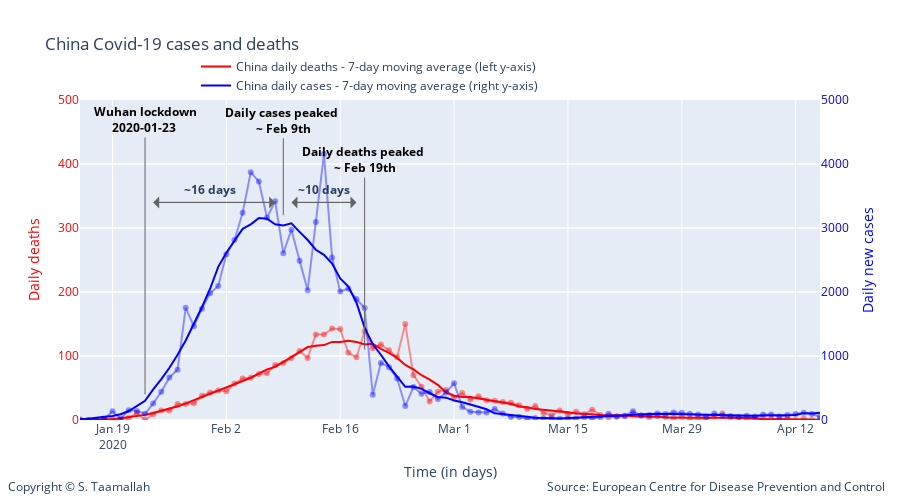

The notebook cell this image was saved under:
### Code cell
degree = 5

smooth_china_deaths = smoothTriangle(df_china['deaths'],degree)
smooth_china_cases = smoothTriangle(df_china['cases'],degree)

smooth_china_deaths_9day = smooth_9day(df_china['deaths'])
smooth_china_cases_9day = smooth_9day(df_china['cases'])



# Add traces
trace1 = go.Scatter(
        x=df_china.index, 
        y=df_china['deaths'],
        mode='lines + markers',
        name='China daily deaths (left y-axis)',
        line_color='rgba(256, 0, 0, .4)',
        showlegend=False,
)

trace11 = go.Scatter(
        x=df_china.index, 
        y=smooth_china_deaths_9day,
        mode='lines',
        name='China daily deaths - 7-day moving average (left y-axis)',
        line_color='rgba(256, 0, 0, 1)',
)


trace2 = go.Scatter(
        x=df_china.index, 
        y=df_china['cases'],
        mode='lines + markers',
        name='China daily cases (right y-axis)',
        line_color='rgba(0, 0, 256, .4)',
        showlegend=False,
        yaxis='y2'
)

trace22 = go.Scatter(
        x=df_china.index, 
        y=smooth_china_cases_9day,
        mode='lines',
        name='China daily cases - 7-day moving average (right y-axis)',
        line_color='rgba(0, 0, 256, 1)',
        yaxis='y2'
)

data = [trace1, trace11, trace2, trace22]

layout = go.Layout(
    title='China Covid-19 cases and deaths',
    legend=dict(x=.4, y=1.15, orientation="h"), 
    width=900,
    height=500,
    
    # Top left
    xaxis=dict(
        title='Time (in days)',
        range=['2020-01-15', '2020-04-15'],
    ),
    yaxis=dict(
        title='Daily deaths',
        #type='log',
        range=[0,500],
        color="red",
        anchor='x'
    ),
    yaxis2=dict(
        title = 'Daily new cases',
        color='rgba(0, 0, 256, 1)',
        #type='log',
        range=[0,5000],
        overlaying='y',
        side='right'
    ),
    
       annotations=[
        dict(
            x=1.09,
            y=-0.24,
            showarrow=False,
            text='Source: European Centre for Disease Prevention and Control',
            xref='paper',
            yref='paper'
        ),
        
        dict(
            x=-0.1,
            y=-0.24,
            showarrow=False,
            text='Copyright © S. Taamallah ',
            xref='paper',
            yref='paper'
        )
    ],
    
)



fig = go.Figure(data=data, layout=layout)

fig.add_annotation(
            x='2020-01-23',
            y=40,
            xref="x",
            yref="y",
            text="<b> Wuhan lockdown <br> 2020-01-23  </b>",
            showarrow=True,
            font=dict(
            #family="Courier New, monospace",
            size=12,
            color="black",
            ),
        align="center",
        arrowhead=0,
        arrowsize=1,
        arrowwidth=1,
        arrowcolor="#636363",
        ax=0,
        ay=-275,
)




fig.add_annotation(
            x='2020-02-09',
            y=320,
            text="<b>Daily cases peaked <br> ~ Feb 9th </b>",
            showarrow=True,
            font=dict(
            #family="Courier New, monospace",
            size=12,
            color="black",
            ),
        align="center",
        arrowhead=0,
        arrowsize=1,
        arrowwidth=1,
        arrowcolor="#636363",
        ax=0,
        ay=-95,
)


fig.add_annotation(
            x='2020-02-19',
            y=110,
            text="<b>Daily deaths peaked <br> ~ Feb 19th </b>",
            showarrow=True,
            font=dict(
            #family="Courier New, monospace",
            size=12,
            color="black",
            ),
        align="center",
        arrowhead=0,
        arrowsize=1,
        arrowwidth=1,
        arrowcolor="#636363",
        ax=0,
        ay=-190,
)

fig.add_annotation(
            x='2020-02-10',
            y=340,
            text="",
            showarrow=True,
            font=dict(
            #family="Courier New, monospace",
            size=12,
            color="black",
            ),
        align="center",
        arrowhead=1,
        arrowsize=2,
        arrowwidth=1,
        arrowcolor="#636363",
        ax=65,
        ay=0,
)

fig.add_annotation(
            x='2020-02-18',
            y=340,
            text="",
            showarrow=True,
            font=dict(
            #family="Courier New, monospace",
            size=12,
            color="black",
            ),
        align="center",
        arrowhead=1,
        arrowsize=2,
        arrowwidth=1,
        arrowcolor="#636363",
        ax=-65,
        ay=0,
)

fig.add_annotation(
            x='2020-02-14',
            y=360,
            text="<b> ~10 days </b>",
            showarrow=False,
)

fig.add_annotation(
            x='2020-01-24',
            y=340,
            text="",
            showarrow=True,
            font=dict(
            #family="Courier New, monospace",
            size=12,
            color="black",
            ),
        align="center",
        arrowhead=1,
        arrowsize=2,
        arrowwidth=1,
        arrowcolor="#636363",
        ax=120,
        ay=0,
)

fig.add_annotation(
            x='2020-02-08',
            y=340,
            text="",
            showarrow=True,
            font=dict(
            #family="Courier New, monospace",
            size=12,
            color="black",
            ),
        align="center",
        arrowhead=1,
        arrowsize=2,
        arrowwidth=1,
        arrowcolor="#636363",
        ax=-120,
        ay=0,
)


fig.add_annotation(
            x='2020-01-31',
            y=360,
            text="<b> ~16 days </b>",
            showarrow=False,
)

fig.show()

from plotly.offline import plot
plot(fig, filename="STaamallah_covid19_analysis_chart_2_20200419.html", auto_open = False)

### Figure 1 — Plotly figure (JSON) as saved in the notebook; plotly's stock layout.template omitted (floating-point values rounded to 4 significant figures)
{"data": [{"line": {"color": "rgba(256, 0, 0, .4)"}, "mode": "lines+markers", "name": "China daily deaths (left y-axis)", "showlegend": false, "type": "scatter", "x": ["2020-04-18T00:00:00", "2020-04-17T00:00:00", "2020-04-16T00:00:00", "2020-04-15T00:00:00", "2020-04-14T00:00:00", "2020-04-13T00:00:00", "2020-04-12T00:00:00", "2020-04-11T00:00:00", "2020-04-10T00:00:00", "2020-04-09T00:00:00", "2020-04-08T00:00:00", "2020-04-07T00:00:00", "2020-04-06T00:00:00", "2020-04-05T00:00:00", "2020-04-04T00:00:00", "2020-04-03T00:00:00", "2020-04-02T00:00:00", "2020-04-01T00:00:00", "2020-03-31T00:00:00", "2020-03-30T00:00:00", "2020-03-29T00:00:00", "2020-03-28T00:00:00", "2020-03-27T00:00:00", "2020-03-26T00:00:00", "2020-03-25T00:00:00", "2020-03-24T00:00:00", "2020-03-23T00:00:00", "2020-03-22T00:00:00", "2020-03-21T00:00:00", "2020-03-20T00:00:00", "2020-03-19T00:00:00", "2020-03-18T00:00:00", "2020-03-17T00:00:00", "2020-03-16T00:00:00", "2020-03-15T00:00:00", "2020-03-14T00:00:00", "2020-03-13T00:00:00", "2020-03-12T00:00:00", "2020-03-11T00:00:00", "2020-03-10T00:00:00", "2020-03-09T00:00:00", "2020-03-08T00:00:00", "2020-03-07T00:00:00", "2020-03-06T00:00:00", "2020-03-05T00:00:00", "2020-03-04T00:00:00", "2020-03-03T00:00:00", "2020-03-02T00:00:00", "2020-03-01T00:00:00", "2020-02-29T00:00:00", "2020-02-28T00:00:00", "2020-02-27T00:00:00", "2020-02-26T00:00:00", "2020-02-25T00:00:00", "2020-02-24T00:00:00", "2020-02-23T00:00:00", "2020-02-22T00:00:00", "2020-02-21T00:00:00", "2020-02-20T00:00:00", "2020-02-19T00:00:00", "2020-02-18T00:00:00", "2020-02-17T00:00:00", "2020-02-16T00:00:00", "2020-02-15T00:00:00", "2020-02-14T00:00:00", "2020-02-13T00:00:00", "2020-02-12T00:00:00", "2020-02-11T00:00:00", "2020-02-10T00:00:00", "2020-02-09T00:00:00", "2020-02-08T00:00:00", "2020-02-07T00:00:00", "2020-02-06T00:00:00", "2020-02-05T00:00:00", "2020-02-04T00:00:00", "2020-02-03T00:00:00", "2020-02-02T00:00:00", "2020-02-01T00:00:00", "2020-01-31T00:00:00", "2020-01-30T00:00:00", "2020-01-29T00:00:00", "2020-01-28T00:00:00", "2020-01-27T00:00:00", "2020-01-26T00:00:00", "2020-01-25T00:00:00", "2020-01-24T00:00:00", "2020-01-23T00:00:00", "2020-01-22T00:00:00", "2020-01-21T00:00:00", "2020-01-20T00:00:00", "2020-01-19T00:00:00", "2020-01-18T00:00:00", "2020-01-17T00:00:00", "2020-01-16T00:00:00", "2020-01-15T00:00:00", "2020-01-14T00:00:00", "2020-01-13T00:00:00", "2020-01-12T00:00:00", "2020-01-11T00:00:00", "2020-01-10T00:00:00", "2020-01-09T00:00:00", "2020-01-08T00:00:00", "2020-01-07T00:00:00", "2020-01-06T00:00:00", "2020-01-05T00:00:00", "2020-01-04T00:00:00", "2020-01-03T00:00:00", "2020-01-02T00:00:00", "2020-01-01T00:00:00", "2019-12-31T00:00:00"], "y": [0, 0, 0, 1, 0, 2, 0, 3, 1, 2, 2, 0, 2, 3, 4, 10, 6, 1, 3, 2, 5, 3, 5, 6, 4, 7, 9, 6, 6, 4, 8, 16, 9, 13, 9, 15, 7, 11, 22, 17, 23, 27, 28, 30, 31, 37, 32, 42, 35, 47, 44, 29, 52, 70, 150, 98, 109, 118, 112, 139, 98, 105, 142, 143, 133.5, 133.5, 97, 108, 97, 89, 86, 73, 72, 66, 65, 57, 45, 46, 43, 38, 26, 25, 25, 15, 15, 9, 0, 11, 3, 0, 1, 0, 0, 0, 1, 0, 0, 0, 1, 0, 0, 0, 0, 0, 0, 0, 0, 0, 0, 0]}, {"line": {"color": "rgba(256, 0, 0, 1)"}, "mode": "lines", "name": "China daily deaths - 7-day moving average (left y-axis)", "type": "scatter", "x": ["2020-04-18T00:00:00", "2020-04-17T00:00:00", "2020-04-16T00:00:00", "2020-04-15T00:00:00", "2020-04-14T00:00:00", "2020-04-13T00:00:00", "2020-04-12T00:00:00", "2020-04-11T00:00:00", "2020-04-10T00:00:00", "2020-04-09T00:00:00", "2020-04-08T00:00:00", "2020-04-07T00:00:00", "2020-04-06T00:00:00", "2020-04-05T00:00:00", "2020-04-04T00:00:00", "2020-04-03T00:00:00", "2020-04-02T00:00:00", "2020-04-01T00:00:00", "2020-03-31T00:00:00", "2020-03-30T00:00:00", "2020-03-29T00:00:00", "2020-03-28T00:00:00", "2020-03-27T00:00:00", "2020-03-26T00:00:00", "2020-03-25T00:00:00", "2020-03-24T00:00:00", "2020-03-23T00:00:00", "2020-03-22T00:00:00", "2020-03-21T00:00:00", "2020-03-20T00:00:00", "2020-03-19T00:00:00", "2020-03-18T00:00:00", "2020-03-17T00:00:00", "2020-03-16T00:00:00", "2020-03-15T00:00:00", "2020-03-14T00:00:00", "2020-03-13T00:00:00", "2020-03-12T00:00:00", "2020-03-11T00:00:00", "2020-03-10T00:00:00", "2020-03-09T00:00:00", "2020-03-08T00:00:00", "2020-03-07T00:00:00", "2020-03-06T00:00:00", "2020-03-05T00:00:00", "2020-03-04T00:00:00", "2020-03-03T00:00:00", "2020-03-02T00:00:00", "2020-03-01T00:00:00", "2020-02-29T00:00:00", "2020-02-28T00:00:00", "2020-02-27T00:00:00", "2020-02-26T00:00:00", "2020-02-25T00:00:00", "2020-02-24T00:00:00", "2020-02-23T00:00:00", "2020-02-22T00:00:00", "2020-02-21T00:00:00", "2020-02-20T00:00:00", "2020-02-19T00:00:00", "2020-02-18T00:00:00", "2020-02-17T00:00:00", "2020-02-16T00:00:00", "2020-02-15T00:00:00", "2020-02-14T00:00:00", "2020-02-13T00:00:00", "2020-02-12T00:00:00", "2020-02-11T00:00:00", "2020-02-10T00:00:00", "2020-02-09T00:00:00", "2020-02-08T00:00:00", "2020-02-07T00:00:00", "2020-02-06T00:00:00", "2020-02-05T00:00:00", "2020-02-04T00:00:00", "2020-02-03T00:00:00", "2020-02-02T00:00:00", "2020-02-01T00:00:00", "2020-01-31T00:00:00", "2020-01-30T00:00:00", "2020-01-29T00:00:00", "2020-01-28T00:00:00", "2020-01-27T00:00:00", "2020-01-26T00:00:00", "2020-01-25T00:00:00", "2020-01-24T00:00:00", "2020-01-23T00:00:00", "2020-01-22T00:00:00", "2020-01-21T00:00:00", "2020-01-20T00:00:00", "2020-01-19T00:00:00", "2020-01-18T00:00:00", "2020-01-17T00:00:00", "2020-01-16T00:00:00", "2020-01-15T00:00:00", "2020-01-14T00:00:00", "2020-01-13T00:00:00", "2020-01-12T00:00:00", "2020-01-11T00:00:00", "2020-01-10T00:00:00", "2020-01-09T00:00:00", "2020-01-08T00:00:00", "2020-01-07T00:00:00", "2020-01-06T00:00:00", "2020-01-05T00:00:00", "2020-01-04T00:00:00", "2020-01-03T00:00:00", "2020-01-02T00:00:00", "2020-01-01T00:00:00", "2019-12-31T00:00:00"], "y": [0, 0.25, 0.2, 0.5, 0, 1, 1, 1, 1, 1, 1, 3, 3, 3, 3, 3, 4, 4, 4, 4, 3, 4, 4, 5, 5, 5, 6, 7, 7, 8, 8, 9, 9, 10, 12, 13, 14, 16, 17, 20, 21, 25, 27, 29, 31, 34, 36, 36, 38, 43, 55, 63, 70, 79, 86, 97, 105, 111, 119, 118, 122, 124, 122, 122, 117, 116, 114, 106, 98, 91, 83, 79, 72, 66, 61, 56, 50, 45, 41, 35, 30, 26, 21, 18, 14, 11, 8, 6, 4, 2, 1, 1, 0, 0, 0, 0, 0, 0, 0, 0, 0, 0, 0, 0, 0, 0, 0, 0, 0, 0]}, {"line": {"color": "rgba(0, 0, 256, .4)"}, "mode": "lines+markers", "name": "China daily cases (right y-axis)", "showlegend": false, "type": "scatter", "x": ["2020-04-18T00:00:00", "2020-04-17T00:00:00", "2020-04-16T00:00:00", "2020-04-15T00:00:00", "2020-04-14T00:00:00", "2020-04-13T00:00:00", "2020-04-12T00:00:00", "2020-04-11T00:00:00", "2020-04-10T00:00:00", "2020-04-09T00:00:00", "2020-04-08T00:00:00", "2020-04-07T00:00:00", "2020-04-06T00:00:00", "2020-04-05T00:00:00", "2020-04-04T00:00:00", "2020-04-03T00:00:00", "2020-04-02T00:00:00", "2020-04-01T00:00:00", "2020-03-31T00:00:00", "2020-03-30T00:00:00", "2020-03-29T00:00:00", "2020-03-28T00:00:00", "2020-03-27T00:00:00", "2020-03-26T00:00:00", "2020-03-25T00:00:00", "2020-03-24T00:00:00", "2020-03-23T00:00:00", "2020-03-22T00:00:00", "2020-03-21T00:00:00", "2020-03-20T00:00:00", "2020-03-19T00:00:00", "2020-03-18T00:00:00", "2020-03-17T00:00:00", "2020-03-16T00:00:00", "2020-03-15T00:00:00", "2020-03-14T00:00:00", "2020-03-13T00:00:00", "2020-03-12T00:00:00", "2020-03-11T00:00:00", "2020-03-10T00:00:00", "2020-03-09T00:00:00", "2020-03-08T00:00:00", "2020-03-07T00:00:00", "2020-03-06T00:00:00", "2020-03-05T00:00:00", "2020-03-04T00:00:00", "2020-03-03T00:00:00", "2020-03-02T00:00:00", "2020-03-01T00:00:00", "2020-02-29T00:00:00", "2020-02-28T00:00:00", "2020-02-27T00:00:00", "2020-02-26T00:00:00", "2020-02-25T00:00:00", "2020-02-24T00:00:00", "2020-02-23T00:00:00", "2020-02-22T00:00:00", "2020-02-21T00:00:00", "2020-02-20T00:00:00", "2020-02-19T00:00:00", "2020-02-18T00:00:00", "2020-02-17T00:00:00", "2020-02-16T00:00:00", "2020-02-15T00:00:00", "2020-02-14T00:00:00", "2020-02-13T00:00:00", "2020-02-12T00:00:00", "2020-02-11T00:00:00", "2020-02-10T00:00:00", "2020-02-09T00:00:00", "2020-02-08T00:00:00", "2020-02-07T00:00:00", "2020-02-06T00:00:00", "2020-02-05T00:00:00", "2020-02-04T00:00:00", "2020-02-03T00:00:00", "2020-02-02T00:00:00", "2020-02-01T00:00:00", "2020-01-31T00:00:00", "2020-01-30T00:00:00", "2020-01-29T00:00:00", "2020-01-28T00:00:00", "2020-01-27T00:00:00", "2020-01-26T00:00:00", "2020-01-25T00:00:00", "2020-01-24T00:00:00", "2020-01-23T00:00:00", "2020-01-22T00:00:00", "2020-01-21T00:00:00", "2020-01-20T00:00:00", "2020-01-19T00:00:00", "2020-01-18T00:00:00", "2020-01-17T00:00:00", "2020-01-16T00:00:00", "2020-01-15T00:00:00", "2020-01-14T00:00:00", "2020-01-13T00:00:00", "2020-01-12T00:00:00", "2020-01-11T00:00:00", "2020-01-10T00:00:00", "2020-01-09T00:00:00", "2020-01-08T00:00:00", "2020-01-07T00:00:00", "2020-01-06T00:00:00", "2020-01-05T00:00:00", "2020-01-04T00:00:00", "2020-01-03T00:00:00", "2020-01-02T00:00:00", "2020-01-01T00:00:00", "2019-12-31T00:00:00"], "y": [31, 352, 50, 49, 94, 112, 93, 79, 55, 86, 86, 56, 67, 48, 62, 70, 100, 54, 84, 98, 113, 119, 94, 102, 78, 69, 138, 65, 52, 99, 44, 23, 43, 25, 22, 19, 22, 24, 29, 20, 45, 46, 101, 170, 117, 119, 127, 205, 574, 428, 329, 439, 410, 515, 218, 647, 826, 891, 394, 1750, 1890, 2052, 2007, 2538, 4156, 3092, 2028, 2490, 2974, 2607, 3418, 3160, 3727, 3872, 3237, 2812, 2590, 2095, 1980, 1740, 1466, 1753, 787, 665, 441, 259, 97, 140, 151, 19, 136, 17, 4, 0, 0, 0, 0, 0, 0, 0, 0, 0, 0, 0, 15, 0, 17, 0, 0, 27], "yaxis": "y2"}, {"line": {"color": "rgba(0, 0, 256, 1)"}, "mode": "lines", "name": "China daily cases - 7-day moving average (right y-axis)", "type": "scatter", "x": ["2020-04-18T00:00:00", "2020-04-17T00:00:00", "2020-04-16T00:00:00", "2020-04-15T00:00:00", "2020-04-14T00:00:00", "2020-04-13T00:00:00", "2020-04-12T00:00:00", "2020-04-11T00:00:00", "2020-04-10T00:00:00", "2020-04-09T00:00:00", "2020-04-08T00:00:00", "2020-04-07T00:00:00", "2020-04-06T00:00:00", "2020-04-05T00:00:00", "2020-04-04T00:00:00", "2020-04-03T00:00:00", "2020-04-02T00:00:00", "2020-04-01T00:00:00", "2020-03-31T00:00:00", "2020-03-30T00:00:00", "2020-03-29T00:00:00", "2020-03-28T00:00:00", "2020-03-27T00:00:00", "2020-03-26T00:00:00", "2020-03-25T00:00:00", "2020-03-24T00:00:00", "2020-03-23T00:00:00", "2020-03-22T00:00:00", "2020-03-21T00:00:00", "2020-03-20T00:00:00", "2020-03-19T00:00:00", "2020-03-18T00:00:00", "2020-03-17T00:00:00", "2020-03-16T00:00:00", "2020-03-15T00:00:00", "2020-03-14T00:00:00", "2020-03-13T00:00:00", "2020-03-12T00:00:00", "2020-03-11T00:00:00", "2020-03-10T00:00:00", "2020-03-09T00:00:00", "2020-03-08T00:00:00", "2020-03-07T00:00:00", "2020-03-06T00:00:00", "2020-03-05T00:00:00", "2020-03-04T00:00:00", "2020-03-03T00:00:00", "2020-03-02T00:00:00", "2020-03-01T00:00:00", "2020-02-29T00:00:00", "2020-02-28T00:00:00", "2020-02-27T00:00:00", "2020-02-26T00:00:00", "2020-02-25T00:00:00", "2020-02-24T00:00:00", "2020-02-23T00:00:00", "2020-02-22T00:00:00", "2020-02-21T00:00:00", "2020-02-20T00:00:00", "2020-02-19T00:00:00", "2020-02-18T00:00:00", "2020-02-17T00:00:00", "2020-02-16T00:00:00", "2020-02-15T00:00:00", "2020-02-14T00:00:00", "2020-02-13T00:00:00", "2020-02-12T00:00:00", "2020-02-11T00:00:00", "2020-02-10T00:00:00", "2020-02-09T00:00:00", "2020-02-08T00:00:00", "2020-02-07T00:00:00", "2020-02-06T00:00:00", "2020-02-05T00:00:00", "2020-02-04T00:00:00", "2020-02-03T00:00:00", "2020-02-02T00:00:00", "2020-02-01T00:00:00", "2020-01-31T00:00:00", "2020-01-30T00:00:00", "2020-01-29T00:00:00", "2020-01-28T00:00:00", "2020-01-27T00:00:00", "2020-01-26T00:00:00", "2020-01-25T00:00:00", "2020-01-24T00:00:00", "2020-01-23T00:00:00", "2020-01-22T00:00:00", "2020-01-21T00:00:00", "2020-01-20T00:00:00", "2020-01-19T00:00:00", "2020-01-18T00:00:00", "2020-01-17T00:00:00", "2020-01-16T00:00:00", "2020-01-15T00:00:00", "2020-01-14T00:00:00", "2020-01-13T00:00:00", "2020-01-12T00:00:00", "2020-01-11T00:00:00", "2020-01-10T00:00:00", "2020-01-09T00:00:00", "2020-01-08T00:00:00", "2020-01-07T00:00:00", "2020-01-06T00:00:00", "2020-01-05T00:00:00", "2020-01-04T00:00:00", "2020-01-03T00:00:00", "2020-01-02T00:00:00", "2020-01-01T00:00:00", "2019-12-31T00:00:00"], "y": [144.3, 120.5, 115.2, 114.7, 101, 107, 78, 78, 80, 75, 70, 67, 70, 69, 69, 71, 77, 83, 88, 92, 93, 90, 99, 97, 92, 90, 82, 74, 67, 62, 56, 43, 38, 35, 27, 25, 27, 28, 36, 52, 63, 74, 86, 105, 167, 209, 241, 278, 305, 349, 360, 418, 487, 522, 518, 676, 837, 1020, 1186, 1443, 1833, 2085, 2211, 2444, 2580, 2660, 2812, 2940, 3072, 3040, 3057, 3144, 3155, 3057, 2987, 2801, 2613, 2393, 2051, 1765, 1501, 1242, 1020, 816, 639, 479, 299, 213, 140, 91, 62, 51, 36, 19, 17, 2, 0, 0, 0, 0, 1, 1, 3, 3, 3, 0, 7, 5.4, 11, 9], "yaxis": "y2"}], "layout": {"annotations": [{"showarrow": false, "text": "Source: European Centre for Disease Prevention and Control", "x": 1.09, "xref": "paper", "y": -0.24, "yref": "paper"}, {"showarrow": false, "text": "Copyright © S. Taamallah ", "x": -0.1, "xref": "paper", "y": -0.24, "yref": "paper"}, {"align": "center", "arrowcolor": "#636363", "arrowhead": 0, "arrowsize": 1, "arrowwidth": 1, "ax": 0, "ay": -275, "font": {"color": "black", "size": 12}, "showarrow": true, "text": "<b> Wuhan lockdown <br> 2020-01-23  </b>", "x": "2020-01-23", "xref": "x", "y": 40, "yref": "y"}, {"align": "center", "arrowcolor": "#636363", "arrowhead": 0, "arrowsize": 1, "arrowwidth": 1, "ax": 0, "ay": -95, "font": {"color": "black", "size": 12}, "showarrow": true, "text": "<b>Daily cases peaked <br> ~ Feb 9th </b>", "x": "2020-02-09", "y": 320}, {"align": "center", "arrowcolor": "#636363", "arrowhead": 0, "arrowsize": 1, "arrowwidth": 1, "ax": 0, "ay": -190, "font": {"color": "black", "size": 12}, "showarrow": true, "text": "<b>Daily deaths peaked <br> ~ Feb 19th </b>", "x": "2020-02-19", "y": 110}, {"align": "center", "arrowcolor": "#636363", "arrowhead": 1, "arrowsize": 2, "arrowwidth": 1, "ax": 65, "ay": 0, "font": {"color": "black", "size": 12}, "showarrow": true, "text": "", "x": "2020-02-10", "y": 340}, {"align": "center", "arrowcolor": "#636363", "arrowhead": 1, "arrowsize": 2, "arrowwidth": 1, "ax": -65, "ay": 0, "font": {"color": "black", "size": 12}, "showarrow": true, "text": "", "x": "2020-02-18", "y": 340}, {"showarrow": false, "text": "<b> ~10 days </b>", "x": "2020-02-14", "y": 360}, {"align": "center", "arrowcolor": "#636363", "arrowhead": 1, "arrowsize": 2, "arrowwidth": 1, "ax": 120, "ay": 0, "font": {"color": "black", "size": 12}, "showarrow": true, "text": "", "x": "2020-01-24", "y": 340}, {"align": "center", "arrowcolor": "#636363", "arrowhead": 1, "arrowsize": 2, "arrowwidth": 1, "ax": -120, "ay": 0, "font": {"color": "black", "size": 12}, "showarrow": true, "text": "", "x": "2020-02-08", "y": 340}, {"showarrow": false, "text": "<b> ~16 days </b>", "x": "2020-01-31", "y": 360}], "height": 500, "legend": {"orientation": "h", "x": 0.4, "y": 1.15}, "title": {"text": "China Covid-19 cases and deaths"}, "width": 900, "xaxis": {"range": ["2020-01-15", "2020-04-15"], "title": {"text": "Time (in days)"}, "type": "date"}, "yaxis": {"anchor": "x", "color": "red", "range": [0, 500], "title": {"text": "Daily deaths"}, "type": "linear"}, "yaxis2": {"color": "rgba(0, 0, 256, 1)", "overlaying": "y", "range": [0, 5000], "side": "right", "title": {"text": "Daily new cases"}, "type": "linear"}}}
